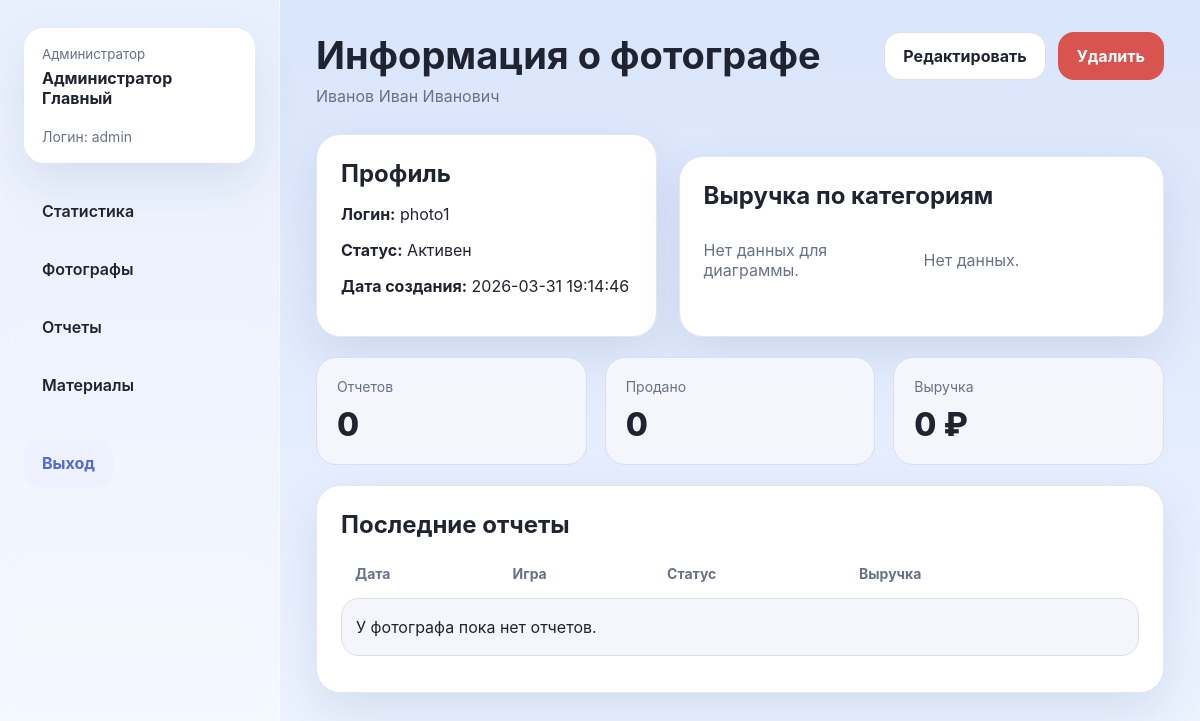
The page /admin/photographers/2 (signed in) on the database as committed earlier.
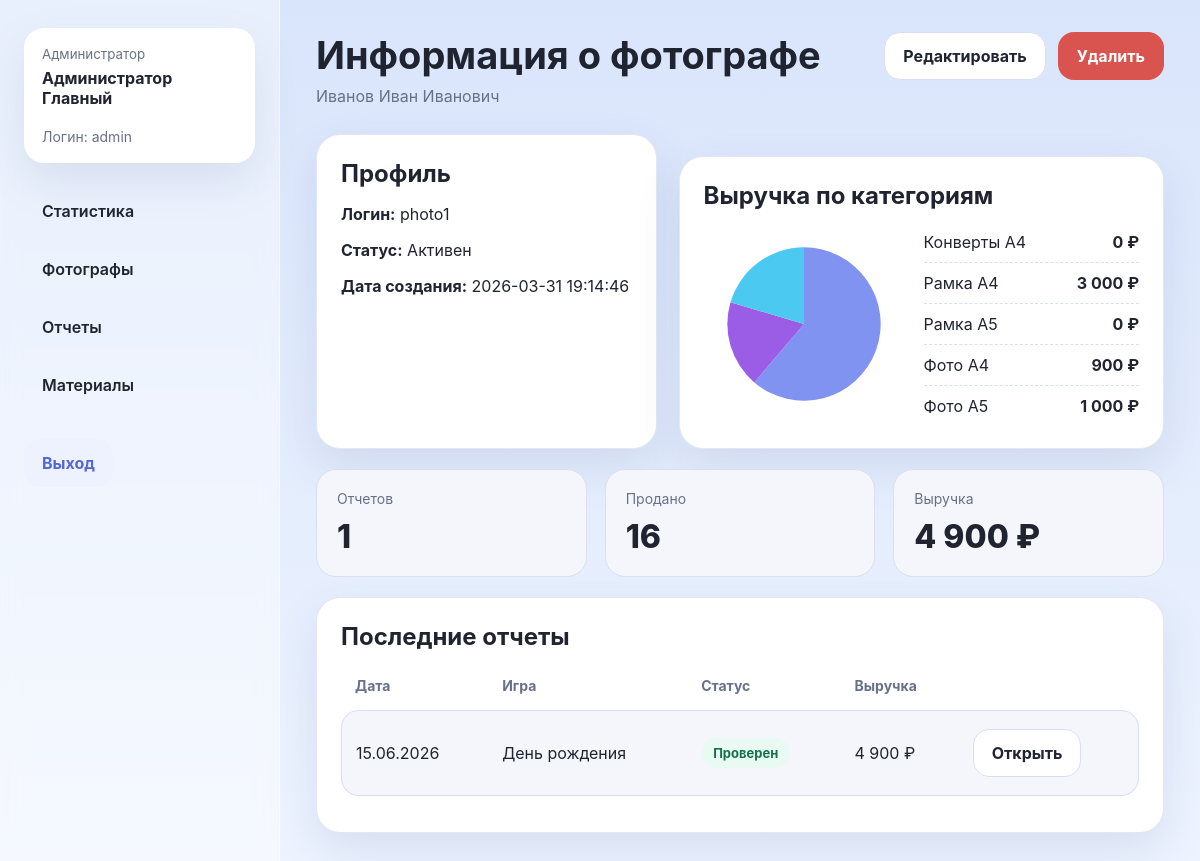
The same page on the database as committed later.
### tables this page shows
CREATE TABLE products (
    id INTEGER PRIMARY KEY AUTOINCREMENT,
    code TEXT NOT NULL UNIQUE,
    name TEXT NOT NULL,
    unit_price REAL NOT NULL DEFAULT 0,
    current_stock INTEGER NOT NULL DEFAULT 0,
    is_archived INTEGER NOT NULL DEFAULT 0
);

CREATE TABLE reports (
    id INTEGER PRIMARY KEY AUTOINCREMENT,
    photographer_id INTEGER NOT NULL,
    report_date TEXT NOT NULL,
    match_title TEXT NOT NULL,
    location TEXT DEFAULT '',
    note TEXT DEFAULT '',
    status TEXT NOT NULL DEFAULT 'submitted',
    total_items INTEGER NOT NULL DEFAULT 0,
    total_revenue REAL NOT NULL DEFAULT 0,
    created_at TEXT NOT NULL,
    updated_at TEXT NOT NULL,
    FOREIGN KEY (photographer_id) REFERENCES users(id) ON DELETE RESTRICT
);

### routes/admin.py (the view)
    @app.route("/admin/photographers/<int:user_id>")
    @login_required
    @role_required(ROLE_ADMIN)
    def photographer_detail(user_id: int):
        photographer = get_photographer(user_id)
        stats = get_summary_for_photographer(user_id)
        recent_reports = query_all(
            "SELECT * FROM reports WHERE photographer_id = ? ORDER BY report_date DESC, created_at DESC LIMIT 10",
            (user_id,),
        )
        return render_template(
            "admin/photographer_detail.html",
            photographer=photographer,
            stats=stats,
            chart_svg=build_pie_svg(stats["revenue_by_product"]),
            recent_reports=recent_reports,
        )

### db.py (called while the page is built)
def get_db() -> sqlite3.Connection:
    if "db" not in g:
        g.db = sqlite3.connect(DATABASE)
        g.db.row_factory = sqlite3.Row
        g.db.execute("PRAGMA foreign_keys = ON")
    return g.db

def query_one(query: str, params=()):
    return get_db().execute(query, params).fetchone()

def query_all(query: str, params=()):
    return get_db().execute(query, params).fetchall()

### report_services.py (called while the page is built)
def get_photographer(user_id: int):
    row = query_one(
        """
        SELECT u.*, r.code AS role_code, r.name AS role_name
        FROM users u
        JOIN roles r ON r.id = u.role_id
        WHERE u.id = ? AND r.code = 'photographer'
        """,
        (user_id,),
    )
    if row is None:
        abort(404)
    return row

### users.py (called while the page is built)
@login_manager.user_loader
def load_user(user_id: str):
    row = query_one(
        """
        SELECT u.*, r.code AS role_code, r.name AS role_name
        FROM users u
        JOIN roles r ON r.id = u.role_id
        WHERE u.id = ? AND u.is_active = 1
        """,
        (user_id,),
    )
    if row is None:
        return None
    return AppUser(row)

    @property
    def is_active(self) -> bool:
        return self._is_active

### templates/admin/photographer_detail.html (shortened to what this page needs)
{% extends 'base.html' %}
{% block content %}
<div class="page-header">
  <div>
    <h1>Информация о фотографе</h1>
    <p>{{ display_name(photographer) }}</p>
  </div>
  <div class="actions">
    <a class="btn btn-secondary" href="{{ url_for('edit_photographer', user_id=photographer.id) }}">Редактировать</a>
    <form method="post" action="{{ url_for('delete_photographer', user_id=photographer.id) }}" onsubmit="return confirm('Удалить фотографа?');">
      <button class="btn btn-danger" type="submit">Удалить</button>
    </form>
  </div>
</div>
<div class="grid">
  <section class="card span-5">
    <h2 class="section-title">Профиль</h2>
    <p><strong>Логин:</strong> {{ photographer.login }}</p>
    <p><strong>Статус:</strong> {{ 'Активен' if photographer.is_active else 'Отключен' }}</p>
    <p><strong>Дата создания:</strong> {{ photographer.created_at }}</p>
  </section>
  <section class="card span-7">
    <h2 class="section-title">Выручка по категориям</h2>
    <div class="pie-wrap">
      {{ chart_svg|safe if chart_svg else '<p class="subtle">Нет данных для диаграммы.</p>'|safe }}
      <div class="legend">
        {% for label, revenue in stats.revenue_by_product.items() %}
          <div class="legend-row"><span>{{ label }}</span><strong>{{ revenue|currency }}</strong></div>
        {% else %}
          <p class="subtle">Нет данных.</p>
        {% endfor %}
      </div>
    </div>
  </section>
</div>
<div class="stats-grid top-gap">
  <div class="stat-box"><span class="label">Отчетов</span><div class="value">{{ stats.reports_count }}</div></div>
  <div class="stat-box"><span class="label">Продано</span><div class="value">{{ stats.total_items }}</div></div>
  <div class="stat-box"><span class="label">Выручка</span><div class="value">{{ stats.total_revenue|currency }}</div></div>
</div>
<section class="card top-gap">
  <h2 class="section-title">Последние отчеты</h2>
  <table class="list-table">
    <thead><tr><th>Дата</th><th>Игра</th><th>Статус</th><th>Выручка</th><th></th></tr></thead>
    <tbody>
      {% for report in recent_reports %}
      <tr>
        <td>{{ report.report_date|shortdate }}</td>
        <td>{{ report.match_title }}</td>
        <td><span class="badge {{ report.status }}">{{ status_label(report.status) }}</span></td>
        <td>{{ report.total_revenue|currency }}</td>
        <td><a class="btn btn-secondary" href="{{ url_for('admin_report_detail', report_id=report.id) }}">Открыть</a></td>
      </tr>
      {% else %}
      <tr><td colspan="5">У фотографа пока нет отчетов.</td></tr>
      {% endfor %}
    </tbody>
  </table>
</section>
{% endblock %}

### templates/base.html (shortened to what this page needs)
<!doctype html>
<html lang="ru">
  <head>
    <link rel="stylesheet" href="{{ url_for('static', filename='css/styles.css') }}">
  </head>
  <body>
    {% if current_user.is_authenticated %}
      <div class="layout">
        <aside class="sidebar">
          <div class="user-card">
            <small>{{ current_user.role_name }}</small>
            <strong>{{ current_user.full_name }}</strong>
            <div class="meta top-gap">Логин: {{ current_user.login }}</div>
          </div>
          <nav class="nav">
            {% for endpoint, label in nav_items.get(current_user.role_code, []) %}
              <a href="{{ url_for(endpoint) }}" class="{% if request.endpoint == endpoint %}active{% endif %}">{{ label }}</a>
            {% endfor %}
            {% if current_user.role_code == 'admin' %}
              <a href="{{ url_for('admin_consumables') }}" class="{% if request.endpoint == 'admin_consumables' %}active{% endif %}">Материалы</a>
            {% endif %}
          </nav>
          <a class="logout-link" href="{{ url_for('logout') }}">Выход</a>
        </aside>
        <main class="content">
          {% block content %}{% endblock %}
        </main>
      </div>
    {% else %}
      {% block auth_content %}{% endblock %}
    {% endif %}
  </body>
</html>

Rows that differ between the two databases and show on the page:
added products: name "Конверты А4", revenue "0 ₽"
now on this page (row edited): products: name "Рамка A4", revenue "3 000 ₽"
now on this page (row unchanged): products: name "Рамка A5", revenue "0 ₽"
now on this page (row edited): products: name "Фото A4", revenue "900 ₽"
now on this page (row edited): products: name "Фото A5", revenue "1 000 ₽"
added reports: report_date|shortdate "15.06.2026", match_title "День рождения", status "Проверен", total_revenue "4 900 ₽"
Other text that changed with them:
{{ stats.reports_count }}: "0" → "1"
{{ stats.total_items }}: "0" → "16"
{{ stats.total_revenue|currency }}: "0 ₽" → "4 900 ₽"
text no longer shown: "Нет данных для диаграммы. Нет данных. У фотографа пока нет отчетов."
